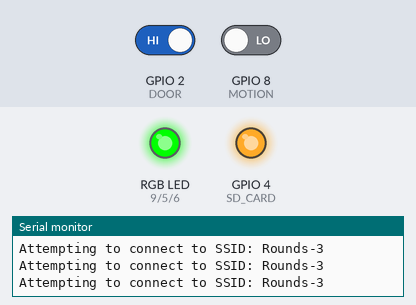
Bench run of a sketch on a simulated ESP32-S3. Shown: an RGB LED mixed from three pins (HIGH = lit), output pins drawn as LEDs (lit = HIGH), the last lines printed to the serial monitor. The inputs (shaded band) are chosen by the test bench; at power-on: GPIO 8 (MOTION) LOW, GPIO 2 (DOOR) HIGH. WiFi joins after 1.5 s; servers stay silent unless stated; uploads are accepted with an empty reply.

Above: at 5.2 s.
5.3 s: GPIO 8 (MOTION) driven HIGH
At 6.9 s:
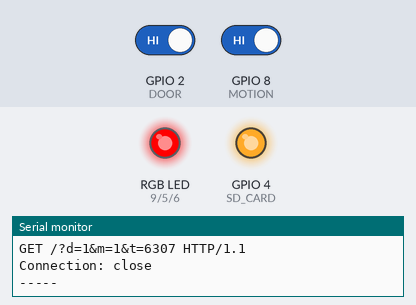
8.3 s: GPIO 2 (DOOR) driven LOW
At 12.2 s:
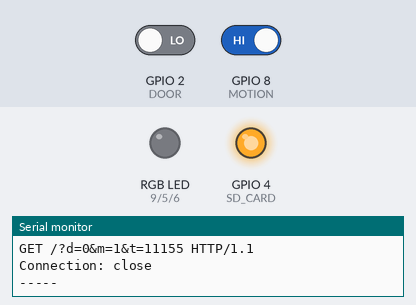
12.9 s: GPIO 2 (DOOR) driven HIGH
At 17.4 s:
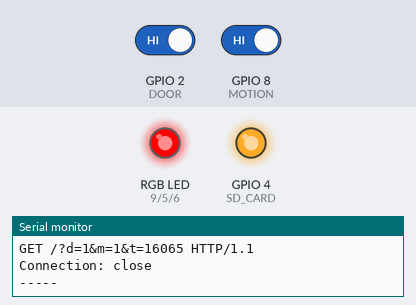
Timing chart, 0 to 18.9 s (numbered marks = the images above; inputs shaded):
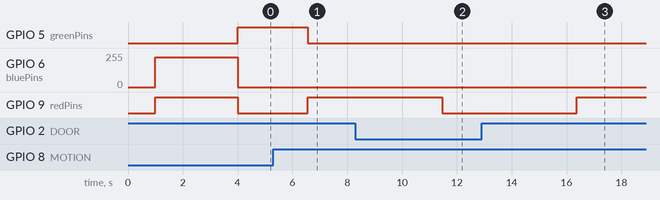

Measured:
- after the input at 5.3 s, GPIO 9 (redPins): LOW → HIGH after 1.3 s
- after the input at 8.3 s, GPIO 9 (redPins): HIGH → LOW after 3.2 s
- after the input at 12.9 s, GPIO 9 (redPins): LOW → HIGH after 3.5 s

The sketch:

Rounds_Toilet_w_wifi_ino.ino
```cpp
#include <WiFi.h>

// const int LED = 13;
const int MOTION = 8;
const int DOOR = 2;
const int  SD_CARD = 4;
int redPins[] = {9};
int greenPins[] = {5};
int bluePins[] = {6};


//const String updatePath = "/update/sensors";

////// network setup ///////
char ssid[] = "Rounds-3";     //  Rounds network SSID (name)
char pass[] = "igetaround3";    //  network password
int status = WL_IDLE_STATUS;     // the Wifi radio's status
char serverAddress[] = "office.gixoo.com";
int serverPort = 3000;
unsigned long lastAttemptTime = 0;     // last time you connected to the server, in milliseconds

WiFiClient client;


////// status flags ////////
int previous_door_status = -1;
int previous_motion_status= -1;

void setup() {
	pinMode (MOTION, INPUT);
	pinMode (DOOR, INPUT);
	pinMode (SD_CARD, OUTPUT);
	if (Serial){
		Serial.begin(9600);
	}
	// while(!Serial && Serial);
	setPinsMode(redPins, OUTPUT);
	setPinsMode(greenPins, OUTPUT);
	setPinsMode(bluePins, OUTPUT);
	setLedsColor(0,0,0);
	digitalWrite(SD_CARD, HIGH);  // Disable SD Card slot on the wifi shield(As it's not in use. Needed by the shield's library)
	Serial && Serial.println("I'm up!!!");
	delay(1000); // I found this helps the arduino find the shield more often...
	// check for the presence of the shield:
	if (WiFi.status() == WL_NO_SHIELD) {
		Serial && Serial.println("WiFi shield not present");
		while(WiFi.status() == WL_NO_SHIELD){
			setLedsColor(255,0,0);
			delay(500);
			setLedsColor(0,0,0);
			delay(400);
		};
	}
	// Try connecting until it works:
	setLedsColor(255,0, 225); //turn pink on to indicate wifi shield ok
	while (status != WL_CONNECTED) {
		Serial && Serial.print("Attempting to connect to SSID: ");
		Serial && Serial.println(ssid);
		status = WiFi.begin(ssid, pass);
		delay(1000);
	}
	// printNetworkInfo(); // When connected print Network Info
	setLedsColor(0,255,0); //turn green on to indicate connected to wifi
}

void connectToServer(){
	Serial && Serial.print("Connecting to server.");
	while(!client.connect(serverAddress, serverPort)){
		Serial && Serial.print(".");
		delay(50);
	}
	Serial && Serial.println("Connected!");
}

void loop () {
	int door  = digitalRead(DOOR);
	delay(2300); // For a situation that both sensors get triggered when a person steps out of the room (this will prevent the status changing to occupied)
	int motion = digitalRead(MOTION);
	Serial && Serial.println("Door: " + String(door) + " Motion: " + String(motion));
	if (door != previous_door_status || (motion != previous_motion_status && motion == HIGH)) {
		notify(door, motion);
		int status = isOccupide(door, motion);
		setStatus(status);
		previous_motion_status = motion;
		previous_door_status = door;
	}
}


void notify(int door, int motion ) {
	char queryString[19] ;
	sprintf(queryString, "d=%d&m=%d&t=%lu" , door, motion, millis());
	Serial && Serial.println("-----");
	while(!client.connected()){
		connectToServer();
	}
	Serial && Serial.println("Making a request to update sensors...");
	// String outBuffer = "POST / HTTP/1.1\r\n";
	String outBuffer = "GET /?"  + String(queryString) + " HTTP/1.1\r\n";  // Using GET cause it's faster here, should be switched to post
	// outBuffer +=  "Host: " + String(serverAddress) + "\r\n";
	outBuffer +=  "Connection: close\r\n";
	// outBuffer +=  "Content-Type: application/x-www-form-urlencoded;\r\n";
	// outBuffer +=  "Content-Length: " + String(strlen(queryString)) + "\r\n";
	// outBuffer +=  "\r\n" + String(queryString);
	client.println(outBuffer);
	client.println();
	Serial && Serial.println(outBuffer);
	// while(client.connected()){
		// if(client.available()){
			// readResponse();
		// }
	// }
	Serial && Serial.println("-----");
	client.flush();
	client.stop();

}


// this was meant for reading the server response for updating status and checking for if the request had errors which caused the server not to be updated
// void readResponse(){
	// Serial && Serial.print("Read:");

	// String response;
	// char charRead = NULL;
	// while (client.available()) {
		// charRead = client.read();
		// if(charRead != (char) - 1) {
			// response += charRead;
		// }
		// delay(150);
	// }
	// Serial && Serial.println(response);
 // }

String printNetworkInfo () {
	byte mac[6];
	byte encryption = WiFi.encryptionType();
	IPAddress ip = WiFi.localIP();
	Serial && Serial.print("Wifi Connected! \nEncryption Type:");
	Serial && Serial.println(encryption,HEX);
	Serial && Serial.print("ip Address is:");
	Serial && Serial.println(ip);
	WiFi.macAddress(mac);
	String macAddress = "MAC: " + String(mac[5],HEX) + ":" + String(mac[4],HEX) +  ":" +String(mac[3],HEX) +  ":" +String(mac[2],HEX) +  ":" +String(mac[2],HEX) +  ":" +String(mac[1],HEX) +  ":" +String(mac[0],HEX);
	Serial && Serial.println(macAddress);
	return macAddress;
}

void setStatus(int status){
	switch(status){
		case LOW:
			setLedsColor(0,0,0);
			break;
		case HIGH:
			setLedsColor(255,0,0);
			break;
		case 2:
			setLedsColor(0,0,255);
			break;
	}
}

void setLedsColor(int red, int green, int blue)
{
		setPinsValue(redPins, red);
		setPinsValue(greenPins, green);
		setPinsValue(bluePins, blue);
}

void setPinsValue(int pins[], int value){
	int i;
	int l;
	for(i = 0, l = sizeof(pins) / sizeof(*pins); i < l; i++){
		// Serial && Serial.println("Setting pin " + String(pins[i]) + " to value " + String(value));
		analogWrite(pins[i], value);
	}
}

void setPinsMode(int pins[], int value){
	int i;
	int l;
	for(i = 0, l = sizeof(pins) / sizeof(*pins); i < l; i++){
		// Serial && Serial.println("Setting pin " + String(pins[i]) + " to mode " + String(value));
		pinMode(pins[i], value);
	}
}

boolean isOccupide(int door, int motion) {
	int status;
	if (motion == HIGH){
		status = door == HIGH ? HIGH : LOW;
	}
	if(door == LOW){
		status = LOW;
	}
	return status;
}
```
